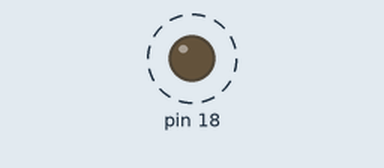
This program was run on a simulated Raspberry Pi (header pin numbers). Shown: output pins drawn as LEDs (lit = HIGH). Dashed ring = blinking.

Above: at 0.5 s.
Timing chart, 0 to 4.6 s (numbered marks = the images above):
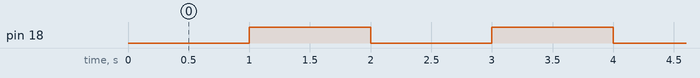

Measured:
- by itself, pin 18: alternates HIGH for 1.0 s and LOW for 1.0 s

The program:

1._gpio_led_blink.py
```python
import RPi.GPIO as GPIO
from time import sleep

#GPIO.setmode(GPIO.BCM)

GPIO.setmode(GPIO.BOARD)

GPIO.setup(18, GPIO.OUT)

while 1:
    GPIO.output(18, False)
    sleep(1)
    GPIO.output(18, True)
    sleep(1)
```
